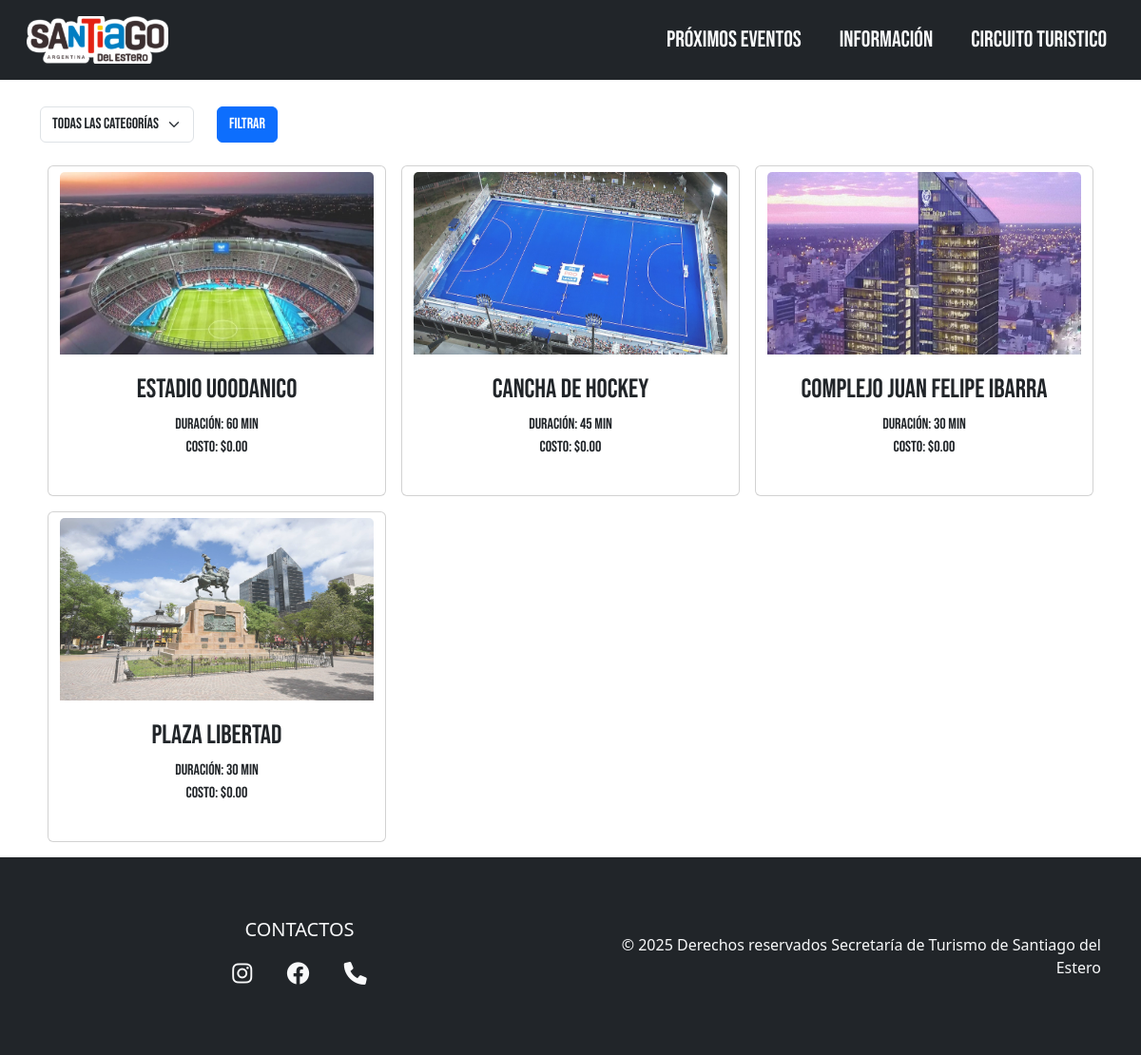
The page /destinos.php on the database its author committed.
### tables this page shows
CREATE TABLE destinos (
    id INT AUTO_INCREMENT PRIMARY KEY,
    nombre VARCHAR(255) NOT NULL,
    descripcion TEXT,
    horario VARCHAR(100),
    costo DECIMAL(10,2),
    duracion INT,
    imagen VARCHAR(255),
    latitud DECIMAL(10,6),
    longitud DECIMAL(10,6),
    categoria VARCHAR(100)
);

### destinos.php (the view, shortened to what this page needs)
<?php
require 'db.php';
$categoria = $_GET['categoria'] ?? '';
if ($categoria) {
  $stmt = $pdo->prepare('SELECT * FROM destinos WHERE categoria = ?');
  $stmt->execute([$categoria]);
} else {
  $stmt = $pdo->query('SELECT * FROM destinos');
}
$destinos = $stmt->fetchAll();
?>
<!DOCTYPE html>
<html lang="es">
<head>
</head>
<body class="bg-body bebas-neue-regular">
  <header class="pb-3">
  </header>
  <main class="container pt-5 mt-5">
    <form method="get" class="row mb-4">
      <div class="col-auto">
        <select name="categoria" class="form-select">
          <option value="">Todas las categorías</option>
        </select>
      </div>
      <div class="col-auto">
        <button type="submit" class="btn btn-primary">Filtrar</button>
      </div>
    </form>
    <section class="row justify-content-start ms-0 me-0">
      <?php foreach ($destinos as $d): ?>
        <a href="destino.php?id=<?= $d['id'] ?>" class="text-decoration-none text-dark col-lg-4 p-0 me-lg-0 px-lg-2 mb-lg-3 mb-3 col-md-12">
          <div class="card btn btn-light h-100">
            <img src="<?= $d['imagen'] ?>" class="card-img-top tarjeta-imagen" alt="<?= htmlspecialchars($d['nombre']) ?>">
            <div class="card-body">
              <p class="card-text fs-3 mb-1"><?= htmlspecialchars($d['nombre']) ?></p>
              <p class="roboto-300">Duración: <?= (int)$d['duracion'] ?> min<br>Costo: $<?= number_format($d['costo'], 2) ?></p>
            </div>
          </div>
        </a>
      <?php endforeach; ?>
    </section>
  </main>
</body>
</html>

### css/index-satyle.css (style rules this page uses)
:root { --celeste: #007EC2; --rojo: #950808; --azul: #1B0C82; --blanco: #f8f9fa; --negro: #402b2f; --amarillo: #ffcb05; --gris: #80828581; }
.navbar-nav .nav-item .nav-link { background-color: transparent; color: var(--blanco); text-transform: uppercase; font-family: "Bebas Neue", sans-serif; font-size: 1.5rem; text-wrap: nowrap; transition: all 0.3s linear; }
body { margin: 0; }
.footer { color: var(--blanco); padding: 2rem 0; text-align: center; font-family: Segoe UI, sans-serif; }
.social-links a { color: var(--blanco); font-size: 1.5rem; margin: 0 1rem; transition: all 0.3s ease; }
.tarjeta-imagen { transition: 0.25s; opacity: 85%; width: 100%; height: 12em; }
.bebas-neue-regular { font-family: "Bebas Neue", sans-serif; font-weight: 200; font-style: normal; }

### rows shown on the page
destinos: imagen (picture), nombre "Estadio u00danico", duracion "60", costo "0.00"
destinos: imagen (picture), nombre "Cancha de Hockey", duracion "45", costo "0.00"
destinos: imagen (picture), nombre "Complejo Juan Felipe Ibarra", duracion "30", costo "0.00"
destinos: imagen (picture), nombre "Plaza Libertad", duracion "30", costo "0.00"
